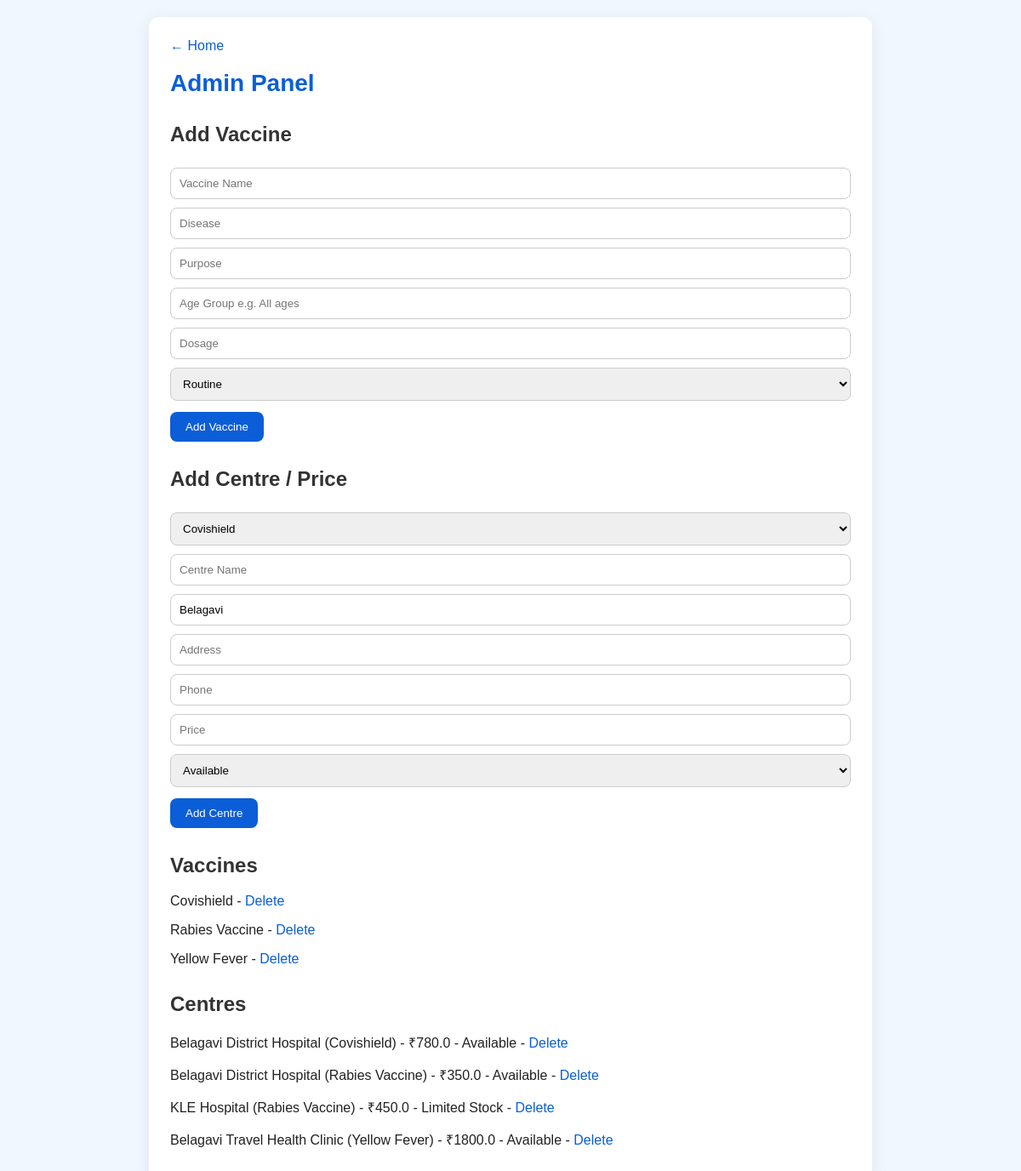
The page /admin (signed in) on the database its author committed.
### tables this page shows
CREATE TABLE vaccines (
        id INTEGER PRIMARY KEY AUTOINCREMENT,
        name TEXT NOT NULL,
        purpose TEXT,
        disease TEXT,
        age_group TEXT,
        dosage TEXT,
        category TEXT
    );

CREATE TABLE centres (
        id INTEGER PRIMARY KEY AUTOINCREMENT,
        vaccine_id INTEGER,
        centre_name TEXT,
        city TEXT,
        address TEXT,
        phone TEXT,
        price REAL,
        availability TEXT,
        last_updated TEXT,
        FOREIGN KEY (vaccine_id) REFERENCES vaccines (id)
    );

### app.py (the view)
@app.route("/admin")
def admin():
    if session.get('role') != 'admin':
        return redirect('/login')
    conn = get_db()
    vaccines = conn.execute("SELECT * FROM vaccines").fetchall()
    centres = conn.execute("SELECT centres.*, vaccines.name as vaccine_name FROM centres JOIN vaccines ON centres.vaccine_id = vaccines.id").fetchall()
    conn.close()
    return render_template("admin.html", vaccines=vaccines, centres=centres)

### app.py (called while the page is built)
def get_db():
    conn = sqlite3.connect(DB)
    conn.row_factory = sqlite3.Row
    return conn

### templates/admin.html
<!DOCTYPE html>
<html>
<head><title>Admin</title>
<link rel="stylesheet" href="/static/style.css"></head>
<body>
<div class="container">
<a href="/">← Home</a>
<h1>Admin Panel</h1>
<h2>Add Vaccine</h2>
<form method="POST" action="/admin/add_vaccine">
<input name="name" placeholder="Vaccine Name" required>
<input name="disease" placeholder="Disease">
<input name="purpose" placeholder="Purpose">
<input name="age_group" placeholder="Age Group e.g. All ages">
<input name="dosage" placeholder="Dosage">
<select name="category"><option>Routine</option><option>Travel</option></select>
<button>Add Vaccine</button>
</form>
<h2>Add Centre / Price</h2>
<form method="POST" action="/admin/add_centre">
<select name="vaccine_id">{% for v in vaccines %}<option value="{{ v['id'] }}">{{ v['name'] }}</option>{% endfor %}</select>
<input name="centre_name" placeholder="Centre Name" required>
<input name="city" placeholder="City" value="Belagavi" required>
<input name="address" placeholder="Address">
<input name="phone" placeholder="Phone">
<input name="price" placeholder="Price" type="number" required>
<select name="availability"><option>Available</option><option>Limited Stock</option><option>Out of Stock</option></select>
<button>Add Centre</button>
</form>
<h2>Vaccines</h2>
{% for v in vaccines %}
<p>{{ v['name'] }} - <a href="/admin/delete_vaccine/{{ v['id'] }}">Delete</a></p>
{% endfor %}
<h2>Centres</h2>
{% for c in centres %}
<p>{{ c['centre_name'] }} ({{ c['vaccine_name'] }}) - ₹{{ c['price'] }} - {{ c['availability'] }} - <a href="/admin/delete_centre/{{ c['id'] }}">Delete</a></p>
{% endfor %}
</div>
</body>
</html>

### static/style.css (style rules this page uses)
body { font-family: Arial, sans-serif; background: #f0f7ff; margin: 0; padding: 0; color: #222; }
.container { max-width: 800px; margin: 20px auto; background: white; padding: 25px; border-radius: 12px; box-shadow: 0 4px 20px rgba(0,0,0,0.08); }
h1 { color: #0b5ed7; font-size: 28px; }
h2 { margin-top: 30px; color: #333; }
a { color: #0b5ed7; text-decoration: none; }
input, select { padding: 10px; margin: 5px 0; border: 1px solid #ccc; border-radius: 8px; width: 100%; box-sizing: border-box; }
button { background: #0b5ed7; color: white; border: none; padding: 10px 18px; border-radius: 8px; cursor: pointer; margin-top: 8px; }
form { margin: 15px 0; }

### rows shown on the page
vaccines: name "Covishield"
vaccines: name "Rabies Vaccine"
vaccines: name "Yellow Fever"
centres: centre_name "Belagavi District Hospital", vaccine_name "Covishield", price "780.0", availability "Available"
centres: centre_name "Belagavi District Hospital", vaccine_name "Rabies Vaccine", price "350.0", availability "Available"
centres: centre_name "KLE Hospital", vaccine_name "Rabies Vaccine", price "450.0", availability "Limited Stock"
centres: centre_name "Belagavi Travel Health Clinic", vaccine_name "Yellow Fever", price "1800.0", availability "Available"

### other values the page prints
form field vaccine_id "Covishield"
